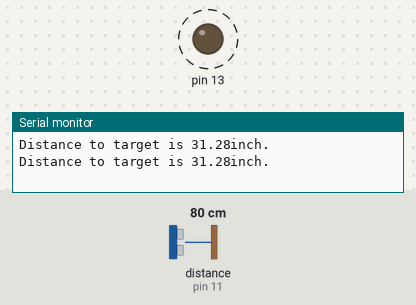
Simulated run of this sketch. Board: Arduino Uno, built with avr-gcc and run on an emulated ATmega328P. On the bench: output pins drawn as LEDs (lit = HIGH), the last lines printed to the serial monitor. Wiring (inferred from the names in the program): ultrasonic range finder: trigger pin 12; echo pin 11. Dashed ring = blinking. The inputs (shaded band) are chosen by the test bench; at power-on: distance to the obstacle (sensor on pin 11) 80 cm. The echo pulse lasts 58.3 µs per cm; pins used as bus, display or sensor lines are not drawn.

Above: at 1.9 s.
2.0 s: distance to the obstacle (sensor on pin 11) set to 2 cm
At 2.5 s:
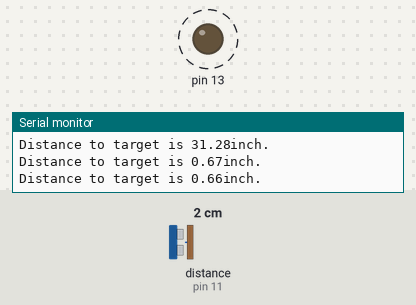
5.5 s: distance to the obstacle (sensor on pin 11) set to 60 cm
At 6.1 s:
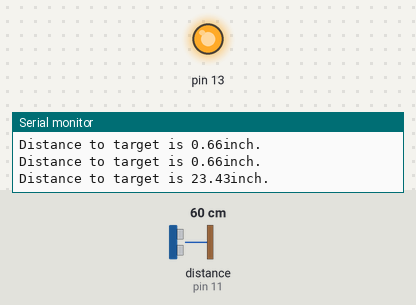
Timing chart, 0 to 15.0 s (numbered marks = the images above; inputs shaded):
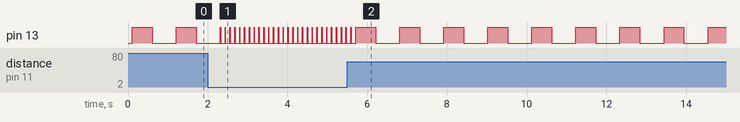

Measured:
- after the input at 2.0 s, pin 13: alternates HIGH for 0.01 s and LOW for 0.11 s, starting after 0.32 s
- by itself, pin 13: alternates HIGH for 0.50 s and LOW for 0.61 s

The sketch:

hc-sr04.cpp.ino
```cpp
/*void setup() {
  pinMode(13,OUTPUT);
}

void loop() {
  digitalWrite(13,HIGH);
  delay(20);
  digitalWrite(13,LOW);
  delay(20);
}*/

int trigPin=12;
int echoPin=11;
int pingTravelTime;
float pingTravelDistance;
float distanceToTarget;
int dt=50;
void setup()
{
  pinMode(trigPin,OUTPUT);
  pinMode(echoPin,INPUT);
  pinMode(13,OUTPUT);
  Serial.begin(9600);
}
void loop()
{
  digitalWrite(trigPin,LOW);
  delayMicroseconds(10);
  digitalWrite(trigPin,HIGH);
  delayMicroseconds(10);
  digitalWrite(trigPin,LOW);
  pingTravelTime=pulseIn(echoPin,HIGH);
  delay(50);
  pingTravelDistance=(pingTravelTime*765.*5280.*12)/(3600.*1000000);
  distanceToTarget=pingTravelDistance/2;
  Serial.print("Distance to target is ");
  Serial.print(distanceToTarget);
  Serial.println("inch.");
  delay(dt);
  if (distanceToTarget>=20)
  {
    digitalWrite(13,HIGH);
    delay(500);
    digitalWrite(13,LOW);
    delay(500);
  }
  else if (distanceToTarget>=10&&distanceToTarget<20)
  {
    digitalWrite(13,HIGH);
    delay(250);
    digitalWrite(13,LOW);
    delay(250);
  }
  else if (distanceToTarget>=5&&distanceToTarget<10)
  {
    digitalWrite(13,HIGH);
    delay(100);
    digitalWrite(13,LOW);
    delay(100);
  }
  else if (distanceToTarget<5)
  {
    digitalWrite(13,HIGH);
    delay(10);
    digitalWrite(13,LOW);
    delay(10);
  }
}
```
